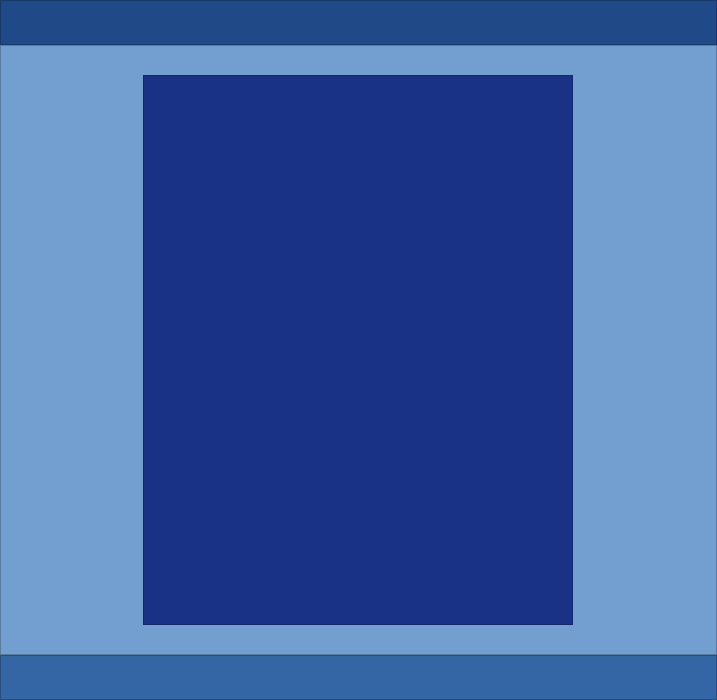
<?xml version="1.0" encoding="UTF-8"?>
<ui version="4.0">
 <class>Form</class>
 <widget class="QWidget" name="Form">
  <property name="geometry">
   <rect>
    <x>0</x>
    <y>0</y>
    <width>717</width>
    <height>700</height>
   </rect>
  </property>
  <property name="minimumSize">
   <size>
    <width>500</width>
    <height>700</height>
   </size>
  </property>
  <property name="windowTitle">
   <string>Form</string>
  </property>
  <layout class="QVBoxLayout" name="verticalLayout">
   <property name="spacing">
    <number>0</number>
   </property>
   <property name="leftMargin">
    <number>0</number>
   </property>
   <property name="topMargin">
    <number>0</number>
   </property>
   <property name="rightMargin">
    <number>0</number>
   </property>
   <property name="bottomMargin">
    <number>0</number>
   </property>
   <item>
    <widget class="QFrame" name="frame_superior">
     <property name="maximumSize">
      <size>
       <width>16777215</width>
       <height>45</height>
      </size>
     </property>
     <property name="styleSheet">
      <string notr="true">background-color: rgb(32, 74, 135);</string>
     </property>
     <property name="frameShape">
      <enum>QFrame::StyledPanel</enum>
     </property>
     <property name="frameShadow">
      <enum>QFrame::Raised</enum>
     </property>
    </widget>
   </item>
   <item>
    <widget class="QFrame" name="frame_central">
     <property name="styleSheet">
      <string notr="true">background-color: rgb(114, 159, 207);</string>
     </property>
     <property name="frameShape">
      <enum>QFrame::StyledPanel</enum>
     </property>
     <property name="frameShadow">
      <enum>QFrame::Raised</enum>
     </property>
     <layout class="QHBoxLayout" name="horizontalLayout">
      <item>
       <widget class="QFrame" name="frame_login_area">
        <property name="maximumSize">
         <size>
          <width>430</width>
          <height>550</height>
         </size>
        </property>
        <property name="styleSheet">
         <string notr="true">background-color: rgb(26, 50, 133);</string>
        </property>
        <property name="frameShape">
         <enum>QFrame::StyledPanel</enum>
        </property>
        <property name="frameShadow">
         <enum>QFrame::Raised</enum>
        </property>
       </widget>
      </item>
     </layout>
    </widget>
   </item>
   <item>
    <widget class="QFrame" name="frame_inferior">
     <property name="maximumSize">
      <size>
       <width>16777215</width>
       <height>45</height>
      </size>
     </property>
     <property name="styleSheet">
      <string notr="true">background-color: rgb(52, 101, 164);</string>
     </property>
     <property name="frameShape">
      <enum>QFrame::StyledPanel</enum>
     </property>
     <property name="frameShadow">
      <enum>QFrame::Raised</enum>
     </property>
    </widget>
   </item>
  </layout>
 </widget>
 <resources/>
 <connections/>
</ui>
